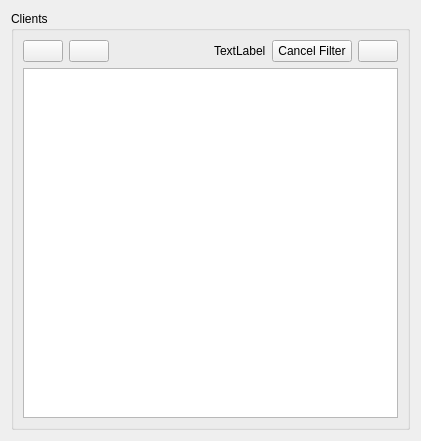
<?xml version="1.0" encoding="UTF-8"?>
<ui version="4.0">
 <class>Clients</class>
 <widget class="QWidget" name="Clients">
  <property name="geometry">
   <rect>
    <x>0</x>
    <y>0</y>
    <width>421</width>
    <height>441</height>
   </rect>
  </property>
  <property name="windowTitle">
   <string>Form</string>
  </property>
  <layout class="QGridLayout" name="gridLayout">
   <item row="0" column="0">
    <widget class="QSplitter" name="splitter">
     <property name="orientation">
      <enum>Qt::Vertical</enum>
     </property>
     <widget class="QGroupBox" name="groupBox">
      <property name="sizePolicy">
       <sizepolicy hsizetype="Preferred" vsizetype="Minimum">
        <horstretch>0</horstretch>
        <verstretch>0</verstretch>
       </sizepolicy>
      </property>
      <property name="title">
       <string>Clients</string>
      </property>
      <layout class="QGridLayout" name="gridLayout_3">
       <item row="3" column="0">
        <widget class="QTableView" name="tableView">
         <property name="selectionMode">
          <enum>QAbstractItemView::SingleSelection</enum>
         </property>
         <attribute name="horizontalHeaderStretchLastSection">
          <bool>true</bool>
         </attribute>
        </widget>
       </item>
       <item row="0" column="0">
        <layout class="QHBoxLayout" name="productsButtons">
         <item>
          <widget class="QPushButton" name="addClientButton">
           <property name="sizePolicy">
            <sizepolicy hsizetype="Fixed" vsizetype="Fixed">
             <horstretch>0</horstretch>
             <verstretch>0</verstretch>
            </sizepolicy>
           </property>
           <property name="text">
            <string/>
           </property>
           <property name="icon">
            <iconset resource="../../resources.qrc">
             <normaloff>:/images/icons/add.png</normaloff>:/images/icons/add.png</iconset>
           </property>
           <property name="iconSize">
            <size>
             <width>24</width>
             <height>24</height>
            </size>
           </property>
           <property name="shortcut">
            <string>Ctrl+1</string>
           </property>
          </widget>
         </item>
         <item>
          <widget class="QPushButton" name="deleteClientButton">
           <property name="text">
            <string/>
           </property>
           <property name="icon">
            <iconset resource="../../resources.qrc">
             <normaloff>:/images/icons/remove.png</normaloff>:/images/icons/remove.png</iconset>
           </property>
           <property name="iconSize">
            <size>
             <width>24</width>
             <height>24</height>
            </size>
           </property>
           <property name="shortcut">
            <string>Ctrl+2</string>
           </property>
          </widget>
         </item>
         <item>
          <spacer name="horizontalSpacer">
           <property name="orientation">
            <enum>Qt::Horizontal</enum>
           </property>
           <property name="sizeHint" stdset="0">
            <size>
             <width>40</width>
             <height>20</height>
            </size>
           </property>
          </spacer>
         </item>
         <item>
          <widget class="QLabel" name="filterText">
           <property name="text">
            <string>TextLabel</string>
           </property>
          </widget>
         </item>
         <item>
          <widget class="QPushButton" name="cancelFilterButton">
           <property name="text">
            <string>Cancel Filter</string>
           </property>
          </widget>
         </item>
         <item>
          <widget class="QPushButton" name="searchButton">
           <property name="text">
            <string/>
           </property>
           <property name="icon">
            <iconset resource="../../resources.qrc">
             <normaloff>:/images/icons/search.png</normaloff>:/images/icons/search.png</iconset>
           </property>
           <property name="iconSize">
            <size>
             <width>24</width>
             <height>24</height>
            </size>
           </property>
           <property name="shortcut">
            <string>Ctrl+F</string>
           </property>
          </widget>
         </item>
        </layout>
       </item>
      </layout>
     </widget>
    </widget>
   </item>
  </layout>
 </widget>
 <resources>
  <include location="../../resources.qrc"/>
 </resources>
 <connections/>
</ui>
